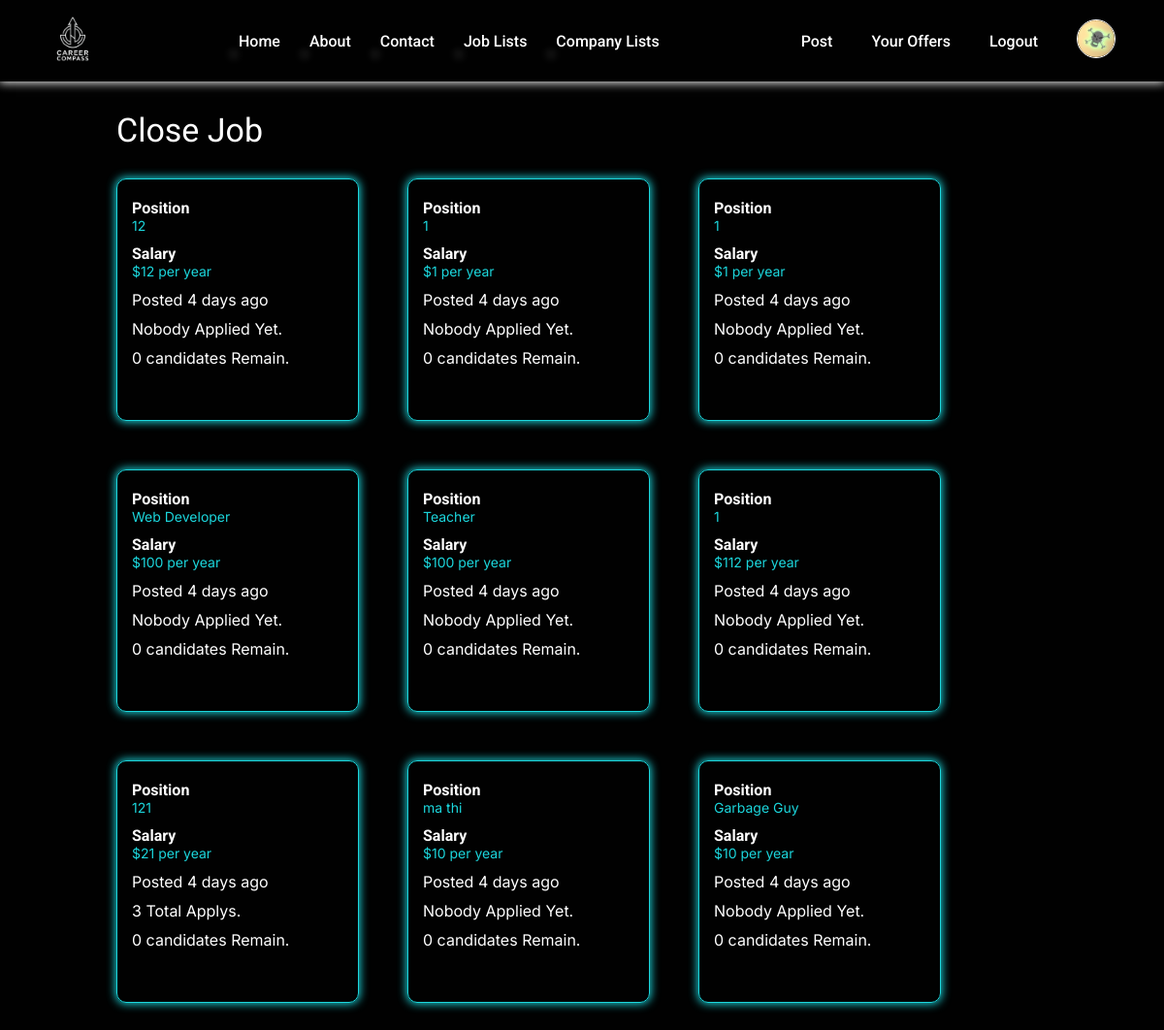
The app's page /offer/ (signed in), older data.
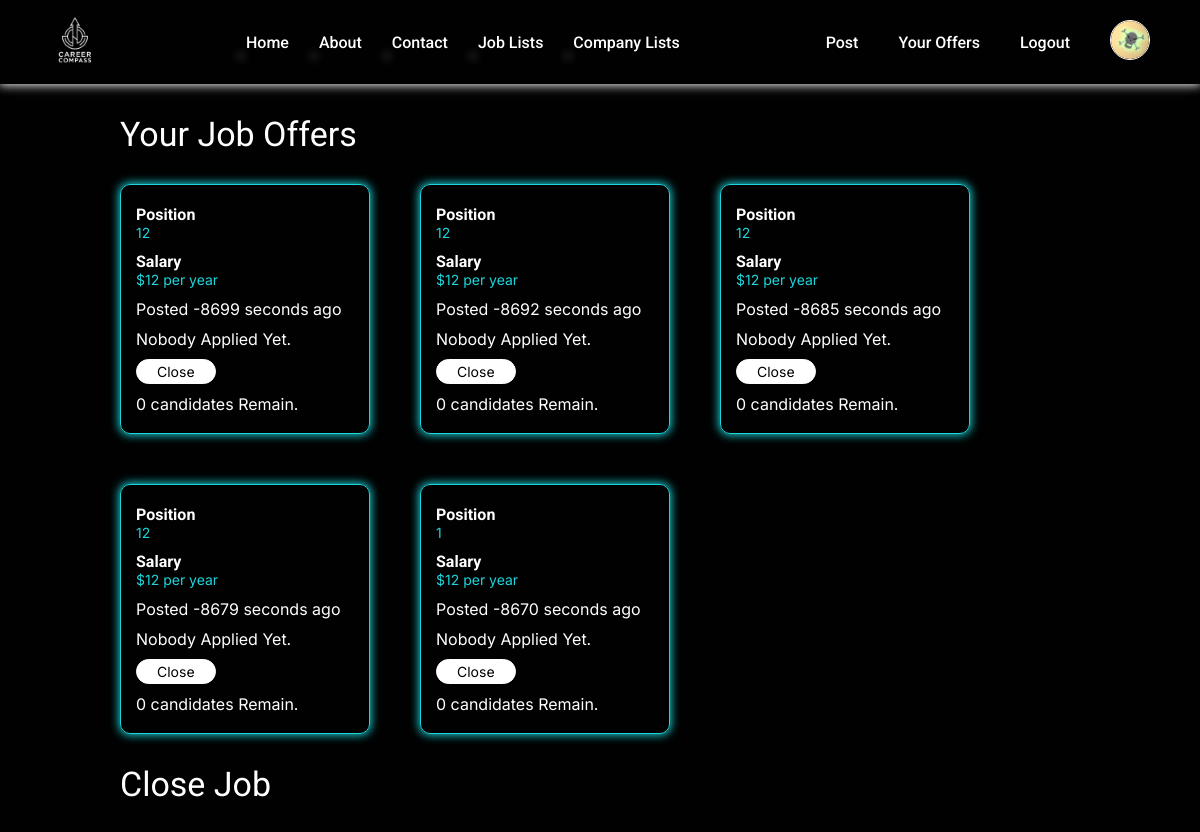
The same page, newer data.
### jobs/models.py (models this page shows)
class Job(models.Model):
    owner = models.ForeignKey(Company, on_delete=models.CASCADE, related_name="jobs")
    position = models.CharField(max_length=64)
    salary = models.IntegerField()
    location = models.TextField()
    workingTime = models.IntegerField()
    field = models.CharField(max_length=64)
    description = models.TextField()
    requirement = models.TextField()
    benefit = models.TextField()
    type = models.CharField(max_length=5, default="open")
    year = models.IntegerField()
    month = models.IntegerField()
    day = models.IntegerField()
    hour = models.IntegerField()
    minute = models.IntegerField()
    second = models.IntegerField()

### jobs/views.py (the view)
# urls.py: path("offer/", views.offer, name="offer"),
def offer(request):
    if request.method == "GET":
        if request.user.is_authenticated:
            if hasattr(request.user, "company"):
                openJobs = request.user.company.jobs.filter(type="open").order_by("-year", "-month", "-day", "-hour", "-minute", "-second")
                closeJobs = request.user.company.jobs.filter(type="close").order_by("-year", "-month", "-day", "-hour", "-minute", "-second")
                today = datetime.now()
                for job in openJobs:
                    postDate = datetime(year=job.year, month=job.month, day=job.day, hour=job.hour, minute=job.minute, second=job.second)
                    differenceTime = (today - postDate).total_seconds()
                    job.text = getPostTime(differenceTime)
                    job.applyCount = job.candidates.count()
                    job.remainingCount = job.candidates.filter(reject=False).count()
                for job in closeJobs:
                    postDate = datetime(year=job.year, month=job.month, day=job.day, hour=job.hour, minute=job.minute, second=job.second)
                    differenceTime = (today - postDate).total_seconds()
                    job.text = getPostTime(differenceTime)
                    job.applyCount = job.candidates.count()
                    job.remainingCount = job.candidates.filter(reject=False).count()
                return render(request, "offer.html", {
                    "openJobs" : openJobs,
                    "closeJobs" : closeJobs,
                    "type" : "company"
                })
            return HttpResponseRedirect(reverse("index"))
        return HttpResponseRedirect(reverse("index"))

### jobs/helpers.py (called while the page is built)
def getPostTime(seconds):
    if seconds > 86400:
        seconds = round(seconds // 86400)
        text = f"{seconds} days"
    elif seconds > 3600:
        print(True)
        seconds = round(seconds // 3600)
        text = f"{seconds} hours"
    elif seconds > 60:
        seconds = round(seconds // 60)
        text = f"{seconds} minutes"
    else:
        seconds = round(seconds)
        text = f"{seconds} seconds"
    return text

### templates/offer.html (shortened to what this page needs)
{% extends "layout.html" %}
{% load static %}
{% block css %}
    <link rel="stylesheet" href="{% static 'css/offer.css' %}">
{% endblock %}
{% block main %}
    {% if openJobs or closeJobs %}
        {% if openJobs %}
            <h1 class="offer-heading">Your Job Offers</h1>
            <div class="joboffer-list open-jobs">
                {% for job in openJobs %}
                    <div class="job">
                        <div class="info">
                            <h4>Position</h4>
                            <span>{{job.position}}</span>
                        </div>
                        <div class="info">
                            <h4>Salary</h4>
                            <span>${{job.salary}} per year</span>
                        </div>
                        <p>Posted {{job.text}} ago</p>
                        <div class="button-list">
                            {% if job.applyCount == 0 %}
                                <p>Nobody Applied Yet.</p>
                            {% else %}
                                <p>{{job.applyCount}} Total Applys.</p>
                            {% endif %}
                            <button class="closeBtn btn">Close</button>
                            {% if job.remainingCount == 0 %}
                                <p>0 candidates Remain.</p>
                            {% else %}
                                <a href="{% url 'getCandidates' job.id %}" class="btn detailBtn">{{job.remainingCount}} Remaining.</a>
                            {% endif %}
                        </div>
                    </div>
                {% endfor %}
            </div>
        {% endif %}
        {% if closeJobs %}
            <h1>Close Job</h1>
            <div class="joboffer-list close-jobs">
                {% for job in closeJobs %}
                    <div class="job">
                        <div class="info">
                            <h4>Position</h4>
                            <span>{{job.position}}</span>
                        </div>
                        <div class="info">
                            <h4>Salary</h4>
                            <span>${{job.salary}} per year</span>
                        </div>
                        <p>Posted {{job.text}} ago</p>
                        <div class="button-list">
                            {% if job.applyCount == 0 %}
                                <p>Nobody Applied Yet.</p>
                            {% else %}
                                <p>{{job.applyCount}} Total Applys.</p>
                            {% endif %}
                            {% if job.remainingCount == 0 %}
                                <p>0 candidates Remain.</p>
                            {% else %}
                                <a href="{% url 'getCandidates' job.id %}" class="btn detailBtn">{{job.remainingCount}} Remaining.</a>
                            {% endif %}
                        </div>
                    </div>
                {% endfor %}
            </div>
        {% endif %}
    {% else %}
        <p>You don't have any job offer.</p>
        <a href="{% url 'post' %}">Post Some Here.</a>
    {% endif %}
{% endblock %}

Row changes from the older to the newer data that the page shows:
no longer on this page (row unchanged): Job: position "12", salary "12", text "4 days", shows "Nobody Applied Yet.", shows "0 candidates Remain.", shown under "Close Job"
no longer on this page (row unchanged): Job: position "1", salary "1", text "4 days", shows "Nobody Applied Yet.", shows "0 candidates Remain.", shown under "Close Job"
no longer on this page (row unchanged): Job: position "1", salary "1", text "4 days", shows "Nobody Applied Yet.", shows "0 candidates Remain.", shown under "Close Job"
no longer on this page (row unchanged): Job: position "Web Developer", salary "100", text "4 days", shows "Nobody Applied Yet.", shows "0 candidates Remain.", shown under "Close Job"
no longer on this page (row unchanged): Job: position "Teacher", salary "100", text "4 days", shows "Nobody Applied Yet.", shows "0 candidates Remain.", shown under "Close Job"
no longer on this page (row unchanged): Job: position "1", salary "112", text "4 days", shows "Nobody Applied Yet.", shows "0 candidates Remain.", shown under "Close Job"
no longer on this page (row unchanged): Job: position "121", salary "21", text "4 days", applyCount "3", shows "0 candidates Remain.", shown under "Close Job"
no longer on this page (row unchanged): Job: position "ma thi", salary "10", text "4 days", shows "Nobody Applied Yet.", shows "0 candidates Remain.", shown under "Close Job"
no longer on this page (row unchanged): Job: position "Garbage Guy", salary "10", text "4 days", shows "Nobody Applied Yet.", shows "0 candidates Remain.", shown under "Close Job"
added Job: position "12", salary "12", text "-8699 seconds", shows "Nobody Applied Yet.", shows "0 candidates Remain.", shown under "Your Job Offers"
added Job: position "12", salary "12", text "-8692 seconds", shows "Nobody Applied Yet.", shows "0 candidates Remain.", shown under "Your Job Offers"
added Job: position "12", salary "12", text "-8685 seconds", shows "Nobody Applied Yet.", shows "0 candidates Remain.", shown under "Your Job Offers"
added Job: position "12", salary "12", text "-8679 seconds", shows "Nobody Applied Yet.", shows "0 candidates Remain.", shown under "Your Job Offers"
added Job: position "1", salary "12", text "-8670 seconds", shows "Nobody Applied Yet.", shows "0 candidates Remain.", shown under "Your Job Offers"
Text that changed along with them:
text now shown: "Your Job Offers"
